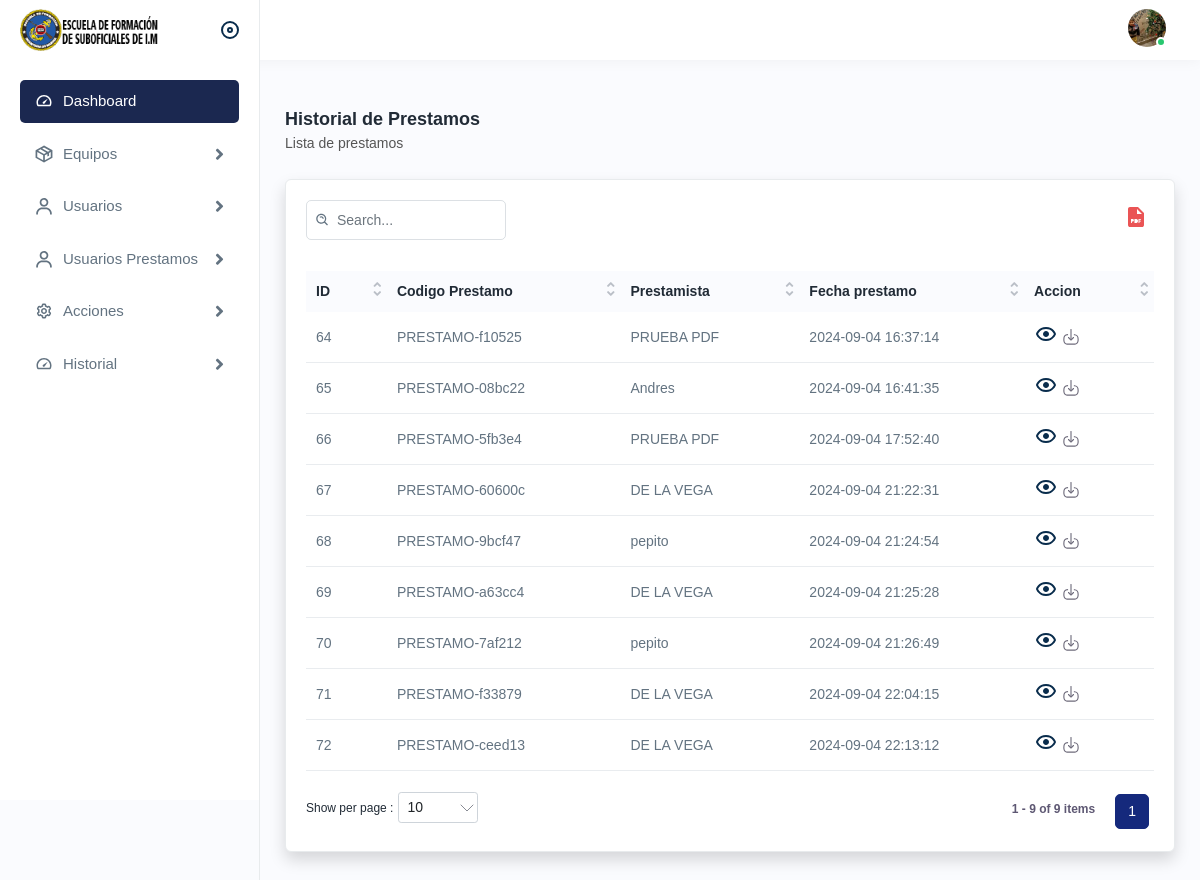
Before: /historial_prestamos.php (signed in) with the older database file.
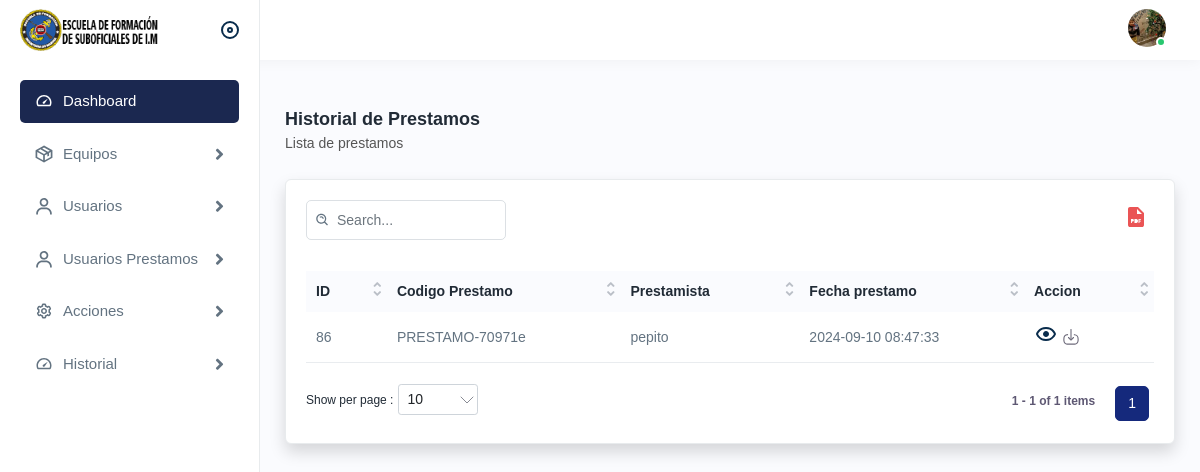
After: the same page with the newer database file.
### tables this page shows
CREATE TABLE `prestamos` (
  `id` int(11) NOT NULL,
  `Cod_prestamo` varchar(20) NOT NULL,
  `usuario_id` int(11) NOT NULL,
  `Nombre_usuario` varchar(100) NOT NULL,
  `Fecha_prestamo` datetime NOT NULL,
  `Observaciones` text DEFAULT NULL,
  `docPdf` blob NOT NULL
);

### historial_prestamos.php (the view, shortened to what this page needs)
<!DOCTYPE html>
<html lang="en">
<head>
  <link rel="stylesheet" href="assets/css/bootstrap.min.css" />
  <link rel="stylesheet" href="assets/css/animate.css" />
  <link rel="stylesheet" href="assets/plugins/select2/css/select2.min.css" />
  <link rel="stylesheet" href="assets/css/dataTables.bootstrap4.min.css" />
  <link rel="stylesheet" href="assets/plugins/fontawesome/css/fontawesome.min.css" />
  <link rel="stylesheet" href="assets/plugins/fontawesome/css/all.min.css" />
  <link rel="stylesheet" href="assets/css/style.css" />
</head>
<body>
  <div class="main-wrapper">
    <div class="header">
      <div class="header-left active">
        <a href="index.php" class="logo">
          <img src="assets/img/logos/LOGO ESFIM SUB.png" alt="" width="50px" />
        </a>
        <a id="toggle_btn" href="javascript:void(0);"> </a>
      </div>
      <ul class="nav user-menu">
        <li class="nav-item dropdown has-arrow main-drop">
          <a href="javascript:void(0);" class="dropdown-toggle nav-link userset" data-bs-toggle="dropdown">
            <span class="user-img"><img src="assets/img/profiles/avator1.jpg" alt="" />
              <span class="status online"></span></span>
          </a>
        </li>
      </ul>
    </div>
    <div class="sidebar" id="sidebar">
      <div class="sidebar-inner slimscroll">
        <div id="sidebar-menu" class="sidebar-menu">
          <ul>
            <li class="active">
              <a href="index.php"><img src="assets/img/icons/dashboard.svg" alt="img" /><span>
                  Dashboard</span>
              </a>
            </li>
            <li class="submenu">
              <a href="javascript:void(0);"><img src="assets/img/icons/product.svg" alt="img" /><span>
                  Equipos</span>
                <span class="menu-arrow"></span></a>
            </li>
            <li class="submenu">
              <a href="javascript:void(0);"><img src="assets/img/icons/users1.svg" alt="img" /><span>
                  Usuarios</span>
                <span class="menu-arrow"></span></a>
            </li>
            <li class="submenu">
              <a href="javascript:void(0);"><img src="assets/img/icons/users1.svg" alt="img" /><span>
                  Usuarios Prestamos</span>
                <span class="menu-arrow"></span></a>
            </li>
            <li class="submenu">
              <a href="javascript:void(0);"><img src="assets/img/icons/settings.svg" alt="img" /><span>
                  Acciones</span>
                <span class="menu-arrow"></span></a>
            </li>
            <li class="submenu">
              <a href="javascript:void(0);"><img src="assets/img/icons/dashboard.svg" alt="img" /><span>
                  Historial</span>
                <span class="menu-arrow"></span></a>
            </li>
          </ul>
        </div>
      </div>
    </div>
  </div>
  <div class="page-wrapper">
    <div class="content">
      <div class="page-header">
        <div class="page-title">
          <h4>Historial de Prestamos</h4>
          <h6>Lista de prestamos</h6>
        </div>
      </div>
      <div class="card shadow">
        <div class="card-body">
          <div class="table-top">
            <div class="search-set">
              <div class="search-input">
                <a class="btn btn-searchset"><img src="assets/img/icons/search-white.svg" alt="img" /></a>
              </div>
            </div>
            <div class="wordset">
              <ul>
                <li>
                  <a data-bs-toggle="tooltip" data-bs-placement="top" title="pdf"><img src="assets/img/icons/pdf.svg" alt="img" /></a>
                </li>
              </ul>
            </div>
          </div>
          <div class="table-responsive">
            <table class="table datanew">
              <thead>
                <tr>
                  <th>ID</th>
                  <th>Codigo Prestamo</th>
                  <th>Prestamista</th>
                  <th>Fecha prestamo</th>
                  <th>Accion</th>
                </tr>
              </thead>
              <tbody>
                <tr>
                  <?php
                  include "./conexion.php";
                  $sql = $mysqli->query("SELECT * FROM prestamos");
                  while ($datos = $sql->fetch_object()) { ?>
                    <td><?php echo $datos->id ?></td>
                    <td><?php echo $datos->Cod_prestamo ?></td>
                    <td><?php echo $datos->Nombre_usuario ?></td>
                    <td><?php echo $datos->Fecha_prestamo ?></td>
                    <td>
                      <a href="ver_detalles_prestamos.php?id=<?php echo $datos->id; ?>">
                        <img src="assets/img/icons/eye.svg" alt="img" />
                      </a>
                      <a href="uploads/<?php echo $datos->docPdf ?>" download>
                        <img src="assets/img/icons/download.svg" alt="img" />
                      </a>
                    </td>
                </tr>
              <?php }
              ?>
              </tbody>
            </table>
          </div>
        </div>
      </div>
    </div>
  </div>
</body>
</html>

Changed rows visible on the page:
removed prestamos: id "64", Cod_prestamo "PRESTAMO-f10525", Nombre_usuario "PRUEBA PDF", Fecha_prestamo "2024-09-04 16:37:14"
removed prestamos: id "65", Cod_prestamo "PRESTAMO-08bc22", Nombre_usuario "Andres", Fecha_prestamo "2024-09-04 16:41:35"
removed prestamos: id "66", Cod_prestamo "PRESTAMO-5fb3e4", Nombre_usuario "PRUEBA PDF", Fecha_prestamo "2024-09-04 17:52:40"
removed prestamos: id "67", Cod_prestamo "PRESTAMO-60600c", Nombre_usuario "DE LA VEGA", Fecha_prestamo "2024-09-04 21:22:31"
removed prestamos: id "68", Cod_prestamo "PRESTAMO-9bcf47", Nombre_usuario "pepito", Fecha_prestamo "2024-09-04 21:24:54"
removed prestamos: id "69", Cod_prestamo "PRESTAMO-a63cc4", Nombre_usuario "DE LA VEGA", Fecha_prestamo "2024-09-04 21:25:28"
removed prestamos: id "70", Cod_prestamo "PRESTAMO-7af212", Nombre_usuario "pepito", Fecha_prestamo "2024-09-04 21:26:49"
removed prestamos: id "71", Cod_prestamo "PRESTAMO-f33879", Nombre_usuario "DE LA VEGA", Fecha_prestamo "2024-09-04 22:04:15"
removed prestamos: id "72", Cod_prestamo "PRESTAMO-ceed13", Nombre_usuario "DE LA VEGA", Fecha_prestamo "2024-09-04 22:13:12"
added prestamos: id "86", Cod_prestamo "PRESTAMO-70971e", Nombre_usuario "pepito", Fecha_prestamo "2024-09-10 08:47:33"
Other visible differences:
text written by a page script: "1 1 - 9 of 9 items" → "1 1 - 1 of 1 items"
